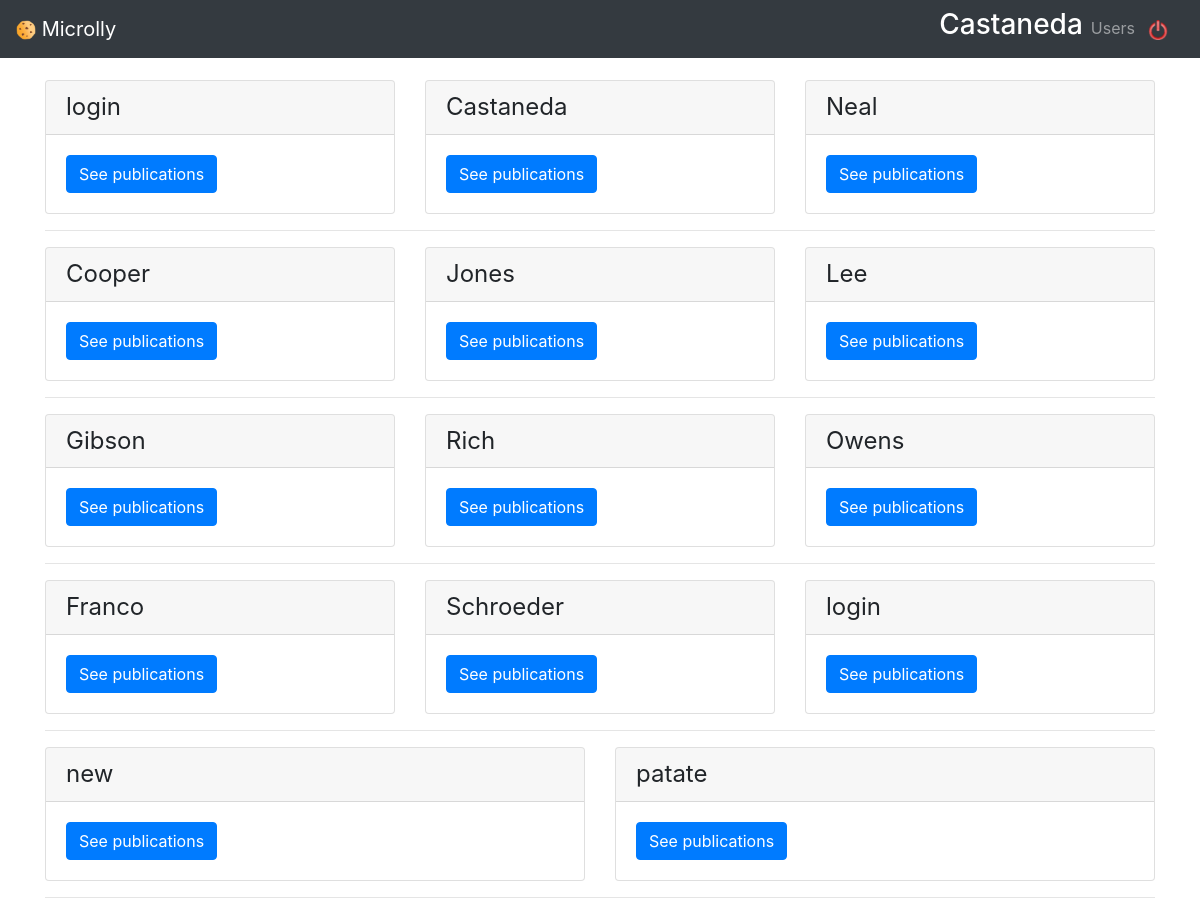
/users/list (signed in), run on the app's committed database.
### models.py (models this page shows)
class BaseModel(Model):
    class Meta:
        database = database

class User(BaseModel,UserMixin):
    username = CharField(max_length=20)
    password = CharField()
    first_name = CharField(max_length=20)
    last_name = CharField(max_length=20)
    email = CharField(max_length=20)
    created_at = DateTimeField(default=datetime.datetime.now)

### app.py (the view)
@app.route('/users/list')
def liste_users():
    users=User.select()
    return render_template('users/list.html', users=users)

### templates/users/list.html (shortened to what this page needs)
{% extends 'base.html' %}
{% block body %}
{% for sub_pub in users | batch(3, None) %}
<div class="card-deck">
    {% for user in sub_pub %}
    <div class="card">
        <div class="card-header">
            <h4 class="my-0 font-weight-normal">{{ user.username }}</h4>
        </div>
        <div class="card-body">
            <a href="{{ url_for('publication', username=user.username) }}" class="btn btn-primary"> See publications </a>
        </div>
    </div>
    {% endfor %}
</div>
<hr />
{% endfor %}
{% endblock %}

### templates/base.html (shortened to what this page needs)
<!DOCTYPE html>
<html>
<head>
    <link rel="stylesheet" href="https://stackpath.bootstrapcdn.com/bootstrap/4.3.1/css/bootstrap.min.css"
>
    <link rel="stylesheet" type="text/css" href="{{ url_for('static', filename='css/microlly.css') }}">
</head>
<body>
    <nav class="navbar navbar-expand-md navbar-dark bg-dark fixed-top">
        <a class="navbar-brand" href="{{ url_for('publication') }}">
            <img width="20px" height="20px" src="{{ url_for('static', filename='img/cookie.png') }}" />
            Microlly
        </a>
        <div class="navbar-collapse collapse w-100 order-3 dual-collapse2" id="navbarsExampleDefault">
            <ul class="navbar-nav ml-auto">
                {% if session['id'] %}
                <li>
                    <h3 style="color:white">{{ session['username'] }}</h3>
                </li>
                <li class="nav-item">
                    <a class="nav-link" href="{{ url_for('liste_users') }}">Users</a>
                </li>
                {% endif %}
                {% if session['id'] %}
                    <li>
                        <a class="navbar-brand delete" href="{{ url_for('logout') }}" style="margin-left: 5px"><img width="20px" height="20px" src="{{ url_for('static', filename='img/deconnexion.png') }}"/></a>
                    </li>
                {% endif %}
            </ul>
        </div>
    </nav>
    <main role="main" class="container ">
        {% block body %}{% endblock %}
    </main>
</body>
</html>

### templates/base.html (style rules this page uses)
body { padding-top: 5rem; }

### data on the page
User: username "Castaneda"
User: username "login"
User: username "Neal"
User: username "Cooper"
User: username "Jones"
User: username "Lee"
User: username "Gibson"
User: username "Rich"
User: username "Owens"
User: username "Franco"
User: username "Schroeder"
User: username "login"
User: username "new"
User: username "patate"
